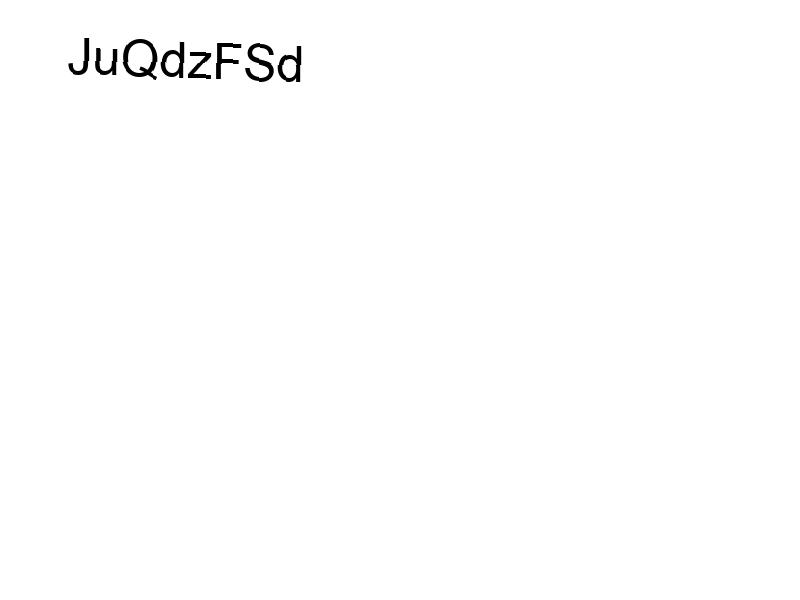
#> input picture data_test/2.jpg, 800 x 600 px
$ python mser_extraction.py   (older library calls are emulated)
#> lines starting #> are read from the running program, lines starting #| are printed output that depends on the picture
### arguments.py


class Arguments():
    '''class holding all parameters for the segmentation and classification process.

    Attributes:

        #Documentation:
        documentation (Bool): if true some additional information is printed when running the algorithm

        #Data generation:
        n (int): number of generated images
        alphabet (string): all possible characters
        char_dict (dict):
        int_dict ():
        min_l (int): min length of a line
        max_l (int): max length of a line
        max_lines (int): max number of lines
        lower_case (Bool): whether to use only lower case
        shape (tuple of ints): image size
        text_box (tuple of ints): size of text box in the image
        pos (tuple of float or None): if tuple of floats it corresponds to the maximum fraction of shape the top left of
                                        corner of the text box is moved, if none no variation is applied
        max_angle (float or int): max abs rotation angle of text box
        font (string): font of the text
        font_size (int):
        colorspace (string): colorspace of the images
        container (Bool): if true images are not saved as jpg but stored in a numpy array
        image_path (string):
        train_path (string):
        safe_override (bool):

        #Data processing:
        method (string): method used for character extraction, either 'mser' or 'threshold'
        input_shape (int): input shape to the classification model
        load_path (string): path to load data from

        #Sauvola threshold:
        window (int): window size for which a local threshold is calculated in the sauvola method
        k (int): model parameter for sauvola thresholding
        r (int): model parameter for sauvola thresholding

        #Blob extraction:
        blob_t (float): threshold in range [0, 1] to binarize a normalized image
        min_pixels (int): minimum number of pixels in a component

        #Line extraction:
        line_t (float): threshold to be applied to a normalized historgram resulting from a projection onto the y-axis
                        in order to separate lines
        space_threshold (float):

        #Rotation correction:
        n_angles (int): number of angles evaluated in range [-angle, angle] to correct for rotatino of the text
        n_bins (int): number of bins placed on a centered 'sensor array' with the length of the image diagonal
        angle (float): abs of min and max angle evaluated for rotation correction

        #MSER extraction:
        min_area (int): min accepted area, i.e. number of included pixels for an MSER
        max_area (int): max accepted area for an MSER
        delta (int): model parameter for evaluation of stability value of a region

        #Component evaluation:
        distance (bool): whether to include eucliedean distance of top left corners of bboxes of components into evaluation
                        for neighbor criterion
        area (bool): whether to include area into evaluation of neighbor criterion
        asp (bool): whether to include aspect ratio into evaluation of neighbor criterion
        color (bool): whether to include mean clolor into evaluation of neighbor criterion
        t_A (float or int): threshold on factor between areas of two components' bboxes to be considered neighbors
        t_asp (float or int): threshold on factor between aspect ratios of two components' bboxes to be considered neighbors
        t_color (float or int): threshold on abs mean color difference of two components to be considered neighbors
        C_d (float or int): model parameter for dynamic threshold of distance criterion

        #Training of neural net:
        batch_size (int):
        epochs (int):
        lr (float): learning rate
        momentum (float):
        test_size (float): fraction of training set used for testing
        seed (int): random seed
        log_interval (int):
        shuffle (bool): whether to shuffle training set
        model_path (string): path for dictionary of model weights
    '''

    def __init__(self):

        # documentation mode
        self.documentation = False

        # data generation
        self.n = 3000
        self.alphabet = 'ABCDEFGHIJKLMNOPQRSTUVWXYZabcdefghijklmnopqrstuvwxyz0123456789@()'#'ABCDEFGHIJKLMNOPQRSTUVWXYZabcdefghijklmnopqrstuvwxyz0123456789@()#-'#'ABCDEFGHIJKLMNOPQRSTUVWXYZabcdefghijklmnopqrstuvwxyz0123456789'
        self.char_dict = {}
        self.int_dict = {}
        for i, char in enumerate(self.alphabet):
            self.char_dict[char] = i
            self.int_dict[i] = char
        self.min_l = 5
        self.max_l = 10
        self.max_lines = 5
        self.lower_case = False
        self.shape = (800, 600)
        self.text_box = (1500, 1500)
        self.pos = (0.9, 0.9) #(0.8, 0.3)
        self.max_angle = 15
        self.font = 'all'
        self.font_size = 50
        self.colorspace = 'RGB'
        self.container = False
        self.image_path = 'data'
        self.train_path = 'data'
        self.safe_override = False

        # data loading and processing
        self.method = 'threshold'  # 'threshold' or 'mser'
        self.input_shape = 32
        self.load_path = 'data'

        # sauvola
        self.window = 31
        self.k = 0.1
        self.r = 128

        # blob extraction
        self.blob_t = .52#0.52
        self.min_pixels = 50

        # line extraction
        self.line_t = 0.002
        self.space_threshold = 0.7

        # rotation correction
        self.n_angles = 50
        self.n_bins = 99
        self.angle = 20.

        # MSER extraction
        self.min_area = 25
        self.max_area = 50000
        self.pixel_threshold_factor = .2
        self.delta = 15

        #component evaluation
        #neighbors
        self.distance = True
        self.area = True
        self.asp = False
        self.color = True
        self.t_A = 5
        self.t_asp = 5
        self.t_color = 20
        self.C_d = 10

        # NN training
        self.batch_size = 300
        self.epochs = 500
        self.lr = 0.003
        self.momentum = 0.5
        self.test_size = 0.2
        self.seed = 123
        self.log_interval = 100
        self.shuffle = True
        self.model_path = 'model_weights'


# [3 lines that do not run on import are left out]

### components.py
from heapq import heappush, heappop
import numpy as np
from DisjointSet import DisjointSet
import matplotlib.pyplot as plt
from matplotlib.patches import Rectangle
import processing


class Component():
    '''a class to hold a single component as found by the mser or blob extraction algorithm.

     Attributes:
        region (tuple of lists): as accepted by __init__
        bbox (list): bounding box as accepted by __init__
        x (float): upper left x coordinate of bbox (horizontal dimension)
        y (flaot): upper left y coordinate of bbox (vertical dimension directed down)
        w (float): width of bbox (horizontal)
        h (float): height of bbox (vertical)
        A (float): area of bbox
        asp (float): aspect ration of bbox (w/h)
        color (float): mean color, i.e. intensity of all pixels in region
    '''

    def __init__(self, region, bbox, img):
        '''
        function to initialize an object.

        Args:
            region (tuple of lists): in the shape ([y_coordinates], [x_coordinates]) of pixels belongint to the region
                                    note: x is the horizontal coordinate
            bbox (list): in the format [x_min, x_max, y_min, y_max] of the bounding box
            img (ndarray): reference to the image the component is contained in
        '''

        self.region = region
        self.bbox = bbox
        self.x = self.bbox[0]
        self.y = self.bbox[2]
        self.w = self.bbox[1] - bbox[0]
        self.h = self.bbox[3] - bbox[2]
        #if self.h==0 or self.w==0: print(bbox)
        self.A = self.w * self.h
        #self.asp = self.w / self.h
        self.img = img
        self.color = np.mean(self.img[self.region[:, 1], self.region[:, 0]])

    def get_rect(self):
        '''returns a matplotlib Rectange patch for of component's bbox.'''
        return Rectangle((self.y-1, self.x-1), self.h+1, self.w+1, edgecolor='red', fill=False)

    # [20 lines left out: function extract, not called in this run]

class Components():
    '''a class to manage all components found by the mser algorithm.

    Attributes:
        cadidates (list): list of instances of the Component class
        img (ndarray): reference to the image
    '''

    def __init__(self, boxes, img, regions=None, stencil=None, lines=None):
        '''
        initializes a Components instance.

        Args:
            boxes: list of bounding boxes
            img: the image
            regions: list of regions. A region is a list of coordinate tuples.
            stencil: image in shape of img containing region labels as pixel values
            lines:
        '''
        if regions is not None:
            self.chars = [Component(r, b, img) for r, b in zip(regions, boxes)]
            self.stencil = stencil
        else:
            assert stencil is not None
            self.stencil = stencil
            regions = self.regions_from_stencil()
            assert len(regions) == len(boxes)
            self.chars = [Component(r, b, img) for r, b in zip(regions, boxes)]
        self.img = img
        self.lines = lines
        # print(f'Components object initialized with {len(self.bboxes())} components')

    def bboxes(self):
        '''returns a list of bboxes of all stored components.'''
        return [component.bbox for component in self.chars]

    def regions(self):
        '''returns a list of regions of all stored components. A region is a list of coordinate tubles.'''
        return [component.region for component in self.chars]

    # [97 lines left out: functions set_lines, extract, extract_lines, get_spaces, regions_from_stencil, generate_stencil and 1 more, not called in this run]

    def median_bbox_width(self):
        '''returns median of compontent's bbox heights.'''
        return np.median([c.h for c in self.chars])

    def show_img(self, axes=None):
        '''shows self.img with bboxes of components in self.chars

        Args:
            axes (matplotlib axes instance): if not None plot is added to this axes instance
            '''
        if axes is None:
            ax = plt.gca()
        else:
            ax = axes
        ax.imshow(self.img, cmap='gray')
        for c in self.chars:
            ax.add_patch(c.get_rect())
        if axes is None:
            plt.show()

    # [6 lines left out: function regions_by_size, not called in this run]

    def __len__(self):
        return len(self.chars)

### component_evaluation.py
import numpy as np
from heapq import heappush, heappop
from DisjointSet import DisjointSet


def by_bbox_size(components):
    '''orders components by bbox size.

    Args:
        components: Instance of the Components class

    Returns:
        a list of components in order of the bbox size
    '''

    heap = []
    for count, comp in enumerate(components.chars):
        b = (- comp.A, count, comp)
        heappush(heap, b)

    return [heappop(heap)[2] for _ in range(len(heap))]


def is_inside(a, b):
    '''determines whether the bounding box of component b lies inside that of a

    Args:
        a (Component objects): the outer one
        b (Component objects): the inner one

    Returns:
         Boolean whether bbox of component b lies inside that of component a
'''

    if a.x <= b.x and a.y <= b.y:  # bottom left
        # top right
        if a.x + a.w >= b.x + b.w:
            if a.y + a.h >= b.y + b.h:
                return True

    return False


def eliminate_insiders(components):
    '''eliminates all components whose bounding boxes lie inside of others. The components object is manipulated in place

    Args:
        components: Components instance
    '''

    by_size = by_bbox_size(components)

    labels = DisjointSet(n_labels=len(by_size))

    # pairwise check of bounding boxes. once per pair.
    for a in range(len(by_size)):
        for b in range(a + 1, len(by_size)):
            if is_inside(by_size[a], by_size[b]):
                labels.unite(a, b)

    survivors = labels.final_labels()

    components.chars = [by_size[i] for i in survivors]

    return


def eliminate_tiny(components, threshold_factor=.2):
    '''
    eliminates components (in pace) that foll below a threshold of a minimum number of pixels determined from the median.

    Args:
        components: Components instance
        threshold_factor: facctor to multiply median by to get the threhsold
    '''
    threshold = np.median(np.array([len(c.region) for c in components.chars])) * threshold_factor
    components.chars = [c for c in components.chars if len(c.region) >= threshold]


def filter_neighbors(components, args):
    '''eliminates all components that have no neighbors as specified by the corresponding parameters in args.
    The components object is manipulated in place.

    Args:
        components: Components instance
        args: Arguments instance
    '''
    size = len(components)
    n = np.zeros((size, size), dtype=np.int)

    if not (args.distance or args.color or args.dims):
        raise('No measure for whether components are neighbors is enabled. Check arguments.')

    for i in range(size):
        for j in range(i + 1, size):

            a = components.chars[i]
            b = components.chars[j]

            if args.distance:
                t = args.C_d * min(max(a.w, a.h), max(b.w, b.h))
                if np.sqrt((a.x - b.x)**2 + (a.y - b.y)**2) > t:
                    continue

            if args.area:
                if max(a.A, b.A) / min(a.A, b.A) > args.t_A:
                    continue

            if args.asp:
                if max(a.asp, b.asp) / min(a.asp, b.asp) > args.t_asp:
                    continue

            if args.color:
                if np.absolute(a.color - b.color) > args.t_color:
                    continue

            n[i, j] = 1
            n[j, i] = 1

    n_count = np.sum(n, axis=0)
    components.chars = [components.chars[i] for i in range(size) if n_count[i] != 0]

    return

### DisjointSet.py

class DisjointSet():
    '''
    A class for a disjoint set data structure to manage the blob labels.
    Labels must be added in rising order starting from 1 and no integer value can be skipped.

    inspired by: https://gist.github.com/bruceoutdoors/3b99fd1c266b3718e1084352dbcb19c6
    Contrary to the above sets are not joint according to their rank, but according to whose root label is smaller,
    so that set representatives are always the smallest labels.
    '''

    def __init__(self, n_labels=1):
        """
        initializing a single set with label n_labels initial labels.
        """
        self.n = n_labels
        self.parents = [i for i in range(n_labels)]


    def exists(self, l):
        """
        Checks whether label l exists.

        Args:
            l (int): label to be checked

        Returns:
            bool indicating existence
        """
        n = len(self.parents)
        if l >= n:
            return False
        else:
            return True


    # [13 lines left out: function add, not called in this run]


    def find_root(self, l):
        """
        Finds the root of the set that label l belongs to.

        Args:
            l (int): label whose root to find

        Returns:
            the root label
        """

        if not self.exists(l):
            raise ValueError('label {} does not exist'.format(l))

        # if leaf is not connected directly to the root or is the root itself, connect it directly to the root
        # (path compression)
        if self.parents[l] != l:
            self.parents[l] = self.find_root(self.parents[l])

        return self.parents[l]


    def connected(self, l, m):
        """
        Checks whether labels l and m belong to the same set.

        Args:
            l (int): one label
            m (int): another label

        Returns:
            bool indicating whether it is the case
        """

        return self.find_root(l) == self.find_root(m)


    def unite(self, l, m):
        """
        Joins the sets of labels l and m keeping as a root the smallest element in both sets.

        Args:
            l (int): label in set one
            m (int): label in set two
        """

        if self.connected(l, m):
            return

        root_l = self.find_root(l)
        root_m = self.find_root(m)

        if root_l < root_m:
            self.parents[root_m] = root_l
        else:
            self.parents[root_l] = root_m


    # [15 lines left out: functions next, get_equivalents, not called in this run]


    def final_labels(self):
        """
        Returns a list of remaining labels after eliminating equivalents.
        In the returned list elements are labels now, not indices as before!
        """
        return [self.parents[i] for i in range(self.n) if i == self.parents[i]]


# [17 lines that do not run on import are left out]

### mser_extraction.py
import matplotlib.pyplot as plt
from matplotlib.patches import Rectangle
import numpy as np
import cv2 as cv
from arguments import Arguments
from components import Components
from component_evaluation import eliminate_insiders, filter_neighbors, eliminate_tiny


def extract_mser(img, args):
    '''
    Function using mser module from the openCV library to extract maximally stable extremal regions.
    Additionally MSERs that lie inside others or have no neighbors are eliminated.

    Args:
        img (ndarray): image from which MSERs are to be extracted
        args (Arguments instance):

    Returns:
        an instance of the Components class
    '''
    # find MSERs
    mser = cv.MSER_create()
    mser.setMinArea(args.min_area)
    mser.setMaxArea(args.max_area)
    mser.setDelta(args.delta)
    msers, bboxes = mser.detectRegions(img)

    #bringing bboxes into the format [x_min, x_max, y_min, y_max]
    bboxes = [[box[1], box[1]+box[3], box[0], box[0]+box[2]] for box in bboxes]
    components = Components(regions=msers, boxes=bboxes, img=img.astype(np.float32)/np.max(img))

    #components.show_img()

    eliminate_insiders(components)

    filter_neighbors(components, args)

    eliminate_tiny(components, args.pixel_threshold_factor)

    return components


if __name__ == '__main__':

    args = Arguments()

    img = cv.imread('data_test/2.jpg')
#> img is the input picture: shape (600, 800, 3); min 0, max 255, mean 253.5
    gray = cv.cvtColor(img, cv.COLOR_BGR2GRAY)
    scaled = cv.resize(gray, None, fx=0.5, fy=0.5)
    print(np.min(scaled))
#| 0
    print('scaled image:', scaled.shape)
#| scaled image: (300, 400)

    components = extract_mser(scaled, args)
#> in extract_mser, `msers, bboxes = mser.detectRegions(img)`: msers = 88 items; bboxes = 88 rows, first 6: [34, 19, 10, 18], [34, 19, 10, 18], [34, 19, 11, 19], [34, 19, 11, 19], [34, 19, 11, 19], [48, 24, 6, 13]
#> in extract_mser, `bboxes = [[box[1], box[1]+box[3], box[0], box[0]+box[2]] for box in bb..`: bboxes = 88 items, first 6: [19, 37, 34, 44], [19, 37, 34, 44], [19, 38, 34, 45], [19, 38, 34, 45], [19, 38, 34, 45], [24, 37, 48, 54]
#> in __init__, `self.color = np.mean(self.img[self.region[:, 1], self.region[:, 0]])`: self.color = 0.0736
#> in __init__, `self.chars = [Component(r, b, img) for r, b in zip(regions, boxes)]`: self.chars = 88 items
#> the loop in by_bbox_size, `for count, comp in enumerate(components.chars):` made 88 passes
#> the loop in eliminate_insiders, `for a in range(len(by_size)):` made 88 passes
    components.show_img()
#> the loop in show_img, `for c in self.chars:` made 8 passes
#> in show_img, `plt.show()`:
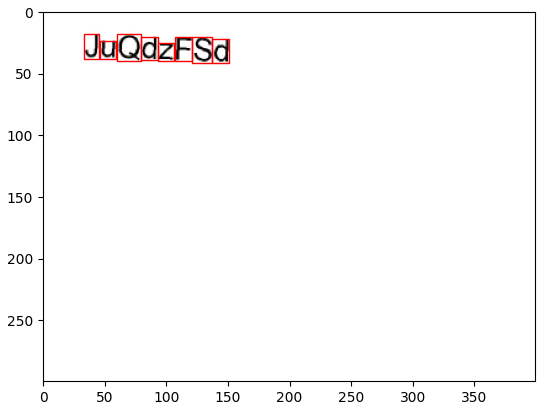
#> figure drawn by matplotlib, 1 panel

$ run again, with data_test/0.jpg copied over data_test/2.jpg
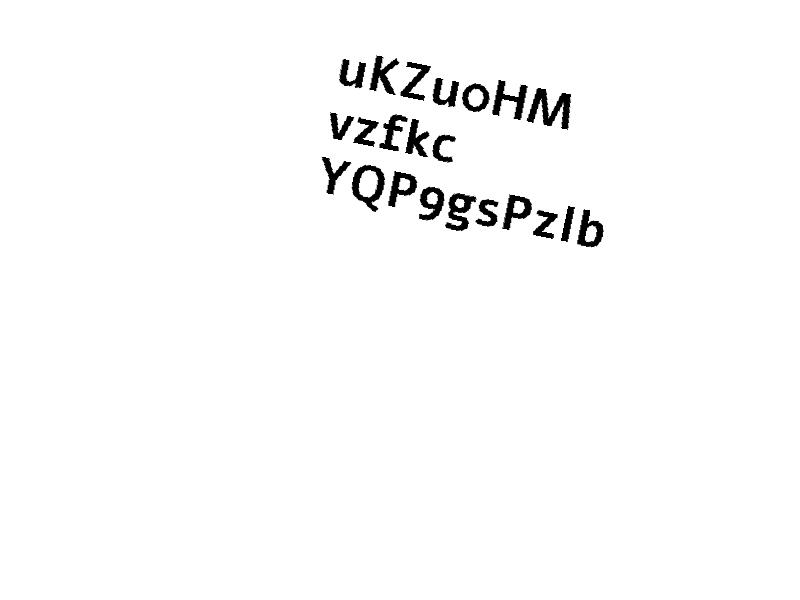
#> input picture data_test/0.jpg, 800 x 600 px
#> img is the input picture: shape (600, 800, 3); min 0, max 255, mean 249.9
#| 0
#| scaled image: (300, 400)
#> in extract_mser, `msers, bboxes = mser.detectRegions(img)`: msers = 246 items; bboxes = 246 rows, first 6: [162, 79, 13, 18], [161, 79, 14, 18], [161, 79, 14, 18], [161, 79, 14, 18], [161, 78, 15, 19], [161, 78, 15, 19]
#> in extract_mser, `bboxes = [[box[1], box[1]+box[3], box[0], box[0]+box[2]] for box in bb..`: bboxes = 246 items, first 6: [79, 97, 162, 175], [79, 97, 161, 175], [79, 97, 161, 175], [79, 97, 161, 175], [78, 97, 161, 176], [78, 97, 161, 176]
#> self.color = 0.019
#> self.chars = 246 items
#> the loop in eliminate_insiders, `for a in range(len(by_size)):` made 246 passes
#> after the loop in filter_neighbors, `for i in range(size):`:
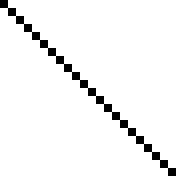
#> n: shape (22, 22) int64 (shown 8 times larger); values 0 (black) and 1 (white), 95.5% white; black in thin lines or dots
#> the loop in show_img, `for c in self.chars:` made 22 passes
#> in show_img, `plt.show()`:
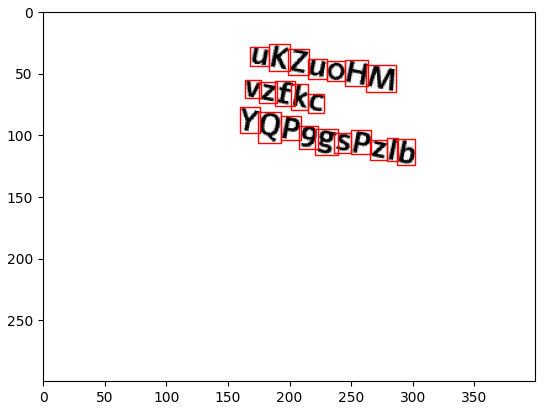
#> figure drawn by matplotlib, 1 panel

$ run again, with data_test/3.jpg copied over data_test/2.jpg
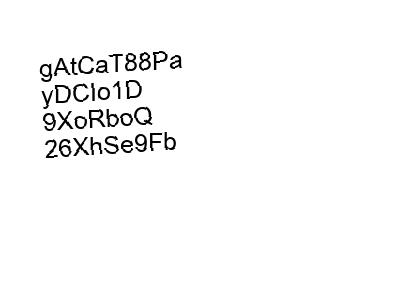
#> input picture data_test/3.jpg, 400 x 300 px
#> img is the input picture: shape (300, 400, 3); min 0, max 255, mean 248.7
#> `scaled = cv.resize(gray, None, fx=0.5, fy=0.5)`:
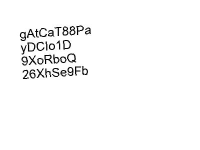
#> scaled: shape (150, 200); min 1, max 255, mean 248.7
#| 1
#| scaled image: (150, 200)
#> in extract_mser, `msers, bboxes = mser.detectRegions(img)`: msers = 111 items; bboxes = 111 rows, first 6: [20, 32, 6, 9], [27, 29, 8, 9], [27, 29, 8, 9], [27, 29, 8, 9], [39, 28, 8, 9], [48, 30, 7, 7]
#> in extract_mser, `bboxes = [[box[1], box[1]+box[3], box[0], box[0]+box[2]] for box in bb..`: bboxes = 111 items, first 6: [32, 41, 20, 26], [29, 38, 27, 35], [29, 38, 27, 35], [29, 38, 27, 35], [28, 37, 39, 47], [30, 37, 48, 55]
#> self.color = 0.309
#> self.chars = 111 items
#> the loop in by_bbox_size, `for count, comp in enumerate(components.chars):` made 111 passes
#> the loop in eliminate_insiders, `for a in range(len(by_size)):` made 111 passes
